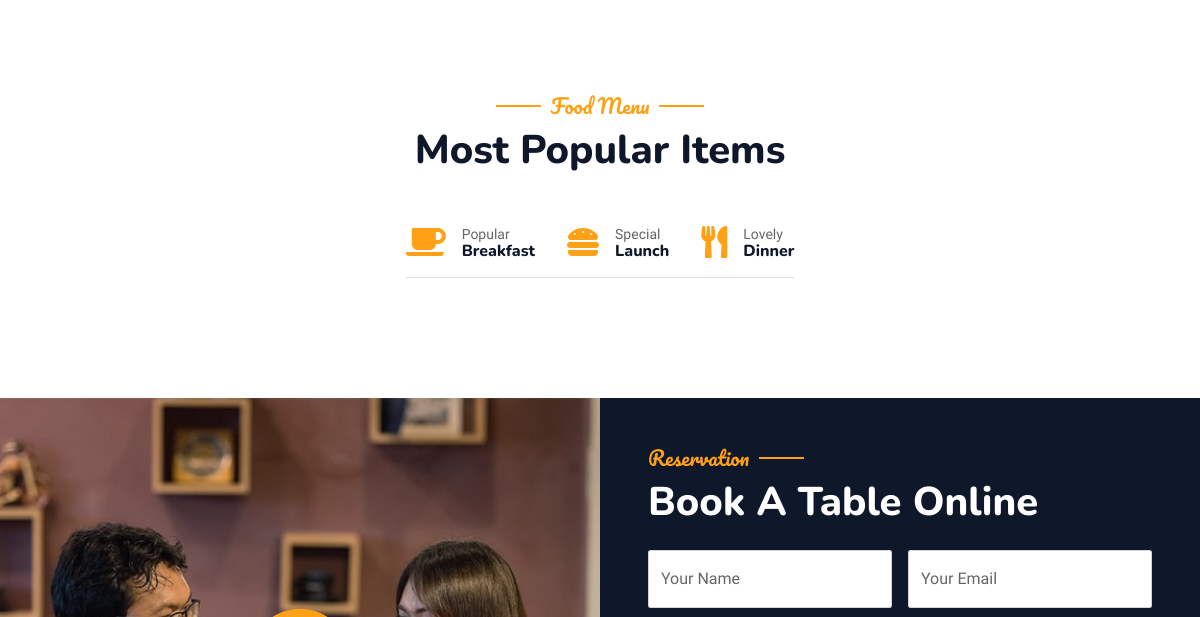
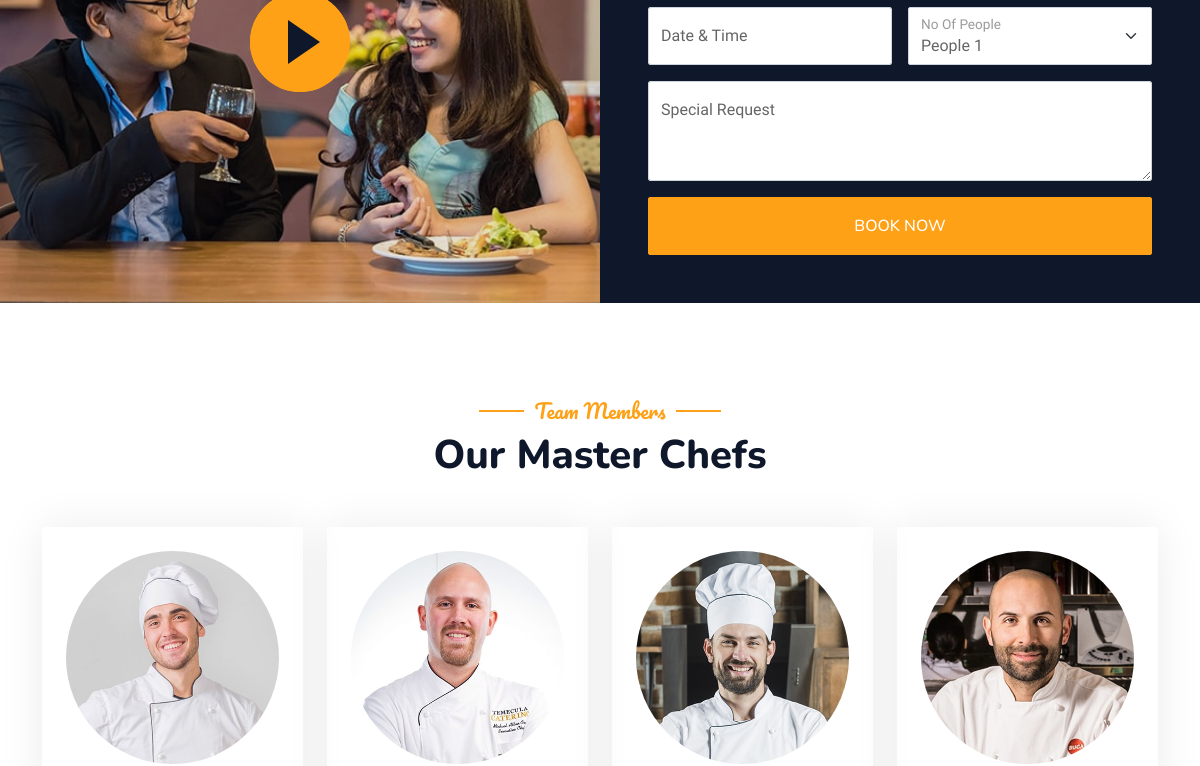
The app's page / (middle part), older data (2 pictures, top to bottom).
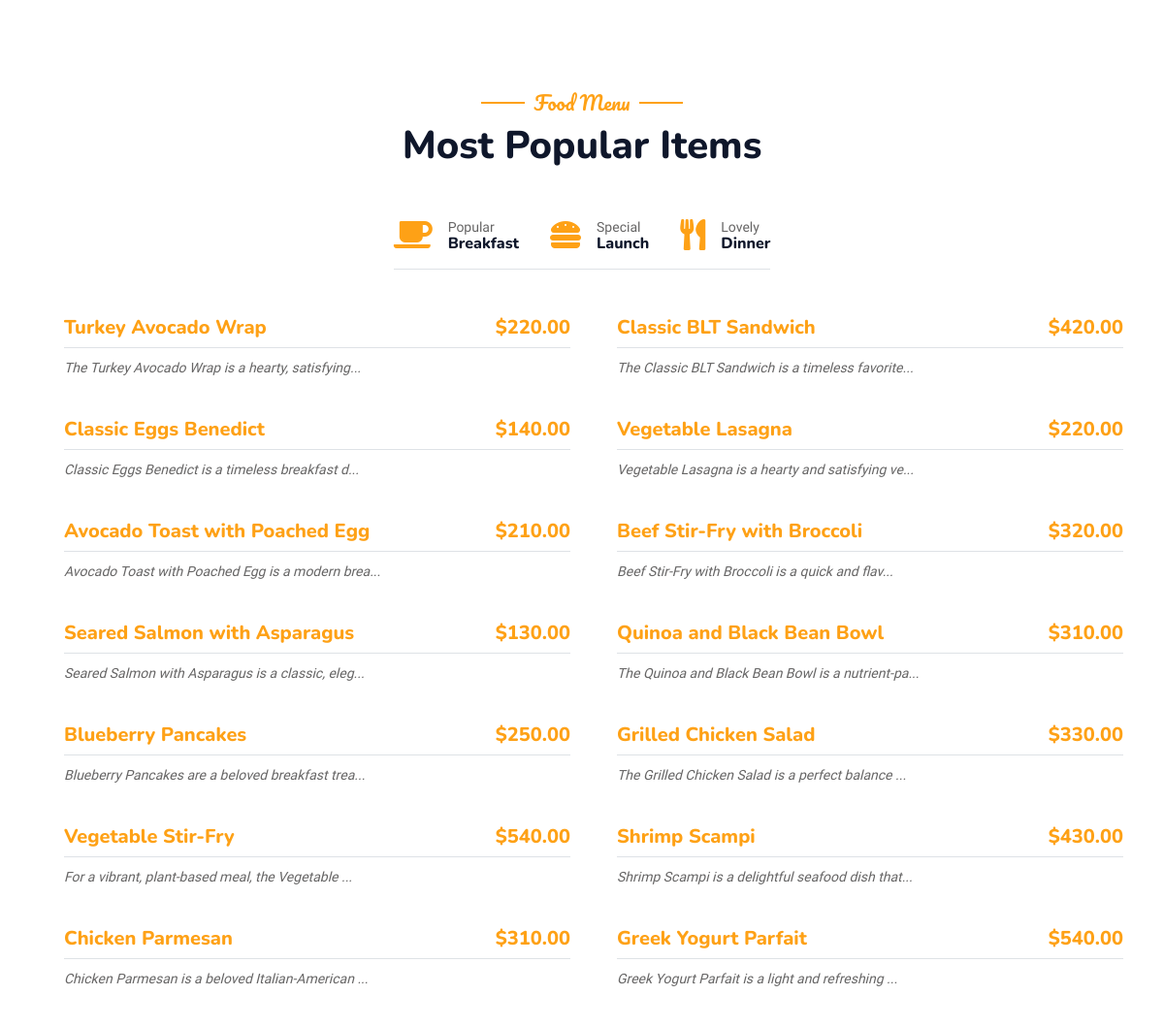
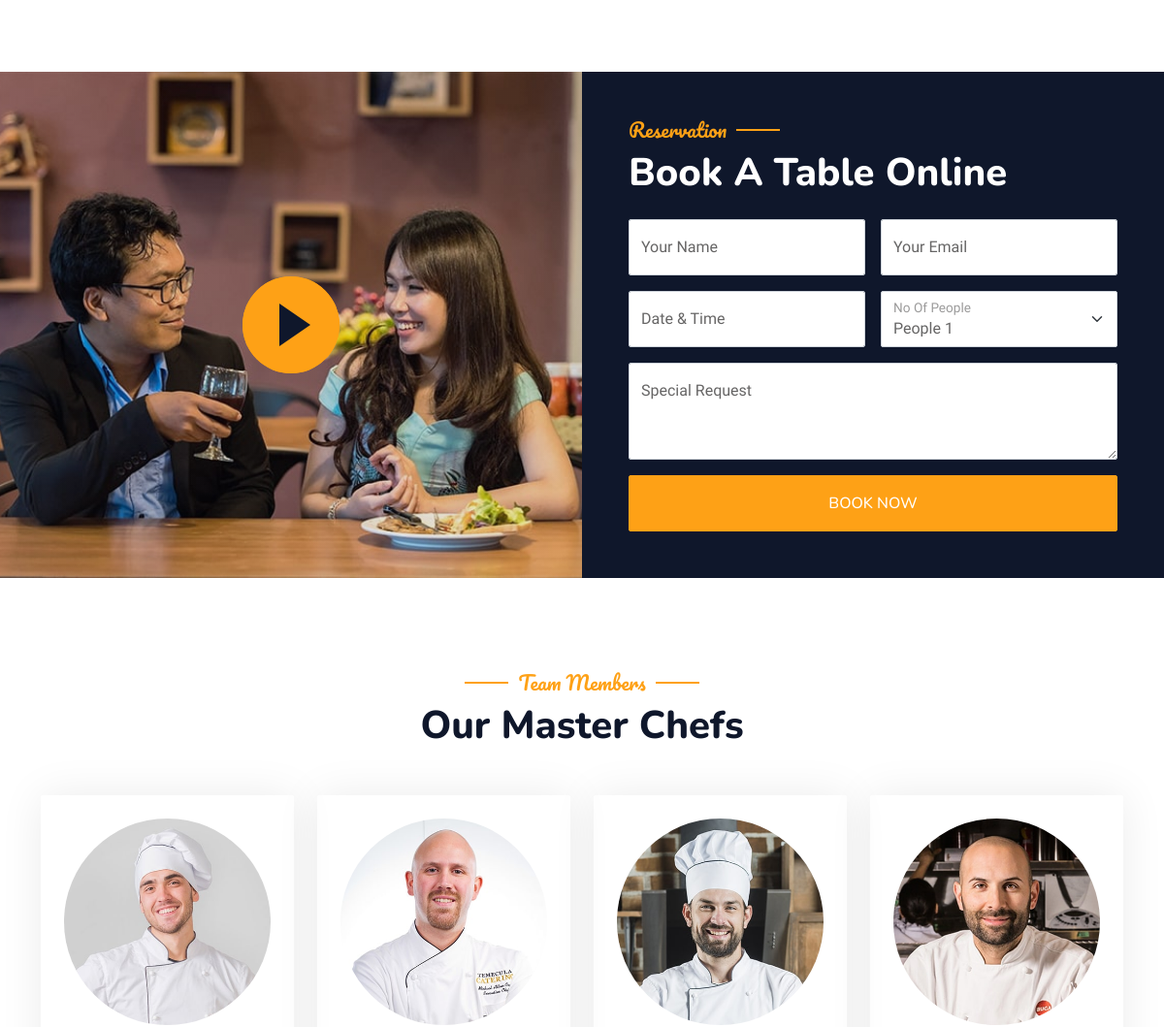
The same page, newer data (2 pictures, top to bottom).
### menue/models.py (models this page shows, shortened)
class Item(models.Model):
  name = models.CharField(max_length=300)
  description = HTMLField()
  price = models.DecimalField(max_digits=5,decimal_places=2)
  image = models.ImageField(upload_to='items')
  period = models.CharField(max_length=10,choices=PERIOD_CHOICES)
  slug = AutoSlugField(populate_from='name')
  created = models.DateTimeField(auto_now_add=True)

### core/views.py (the view)
# urls.py: path('',home_page,name='home'),
def home_page(request):
  items = Item.objects.all().order_by('?')[:14]
  context ={
    'items': items
  }
  return render(request, 'index.html',context)

### core/templates/index.html (shortened to what this page needs)
{% extends "base.html" %}
{% load static %}
{% block content %}
<div class="container-xxl bg-white p-0">
        <div class="container-xxl py-5">
        </div>
        <div class="container-xxl py-5">
            <div class="container">
                <div class="text-center wow fadeInUp" data-wow-delay="0.1s">
                    <h5 class="section-title ff-secondary text-center text-primary fw-normal">Food Menu</h5>
                    <h1 class="mb-5">Most Popular Items</h1>
                </div>
                <div class="tab-class text-center wow fadeInUp" data-wow-delay="0.1s">
                    <ul class="nav nav-pills d-inline-flex justify-content-center border-bottom mb-5">
                        <li class="nav-item">
                            <a class="d-flex align-items-center text-start mx-3 ms-0 pb-3 "  href="{% url 'break-first' %}">
                                <i class="fa fa-coffee fa-2x text-primary"></i>
                                <div class="ps-3">
                                    <small class="text-body">Popular</small>
                                    <h6 class="mt-n1 mb-0">Breakfast</h6>
                                </div>
                            </a>
                        </li>
                        <li class="nav-item">
                            <a class="d-flex align-items-center text-start mx-3 pb-3"  href="{% url 'lunch' %}">
                                <i class="fa fa-hamburger fa-2x text-primary"></i>
                                <div class="ps-3">
                                    <small class="text-body">Special</small>
                                    <h6 class="mt-n1 mb-0">Launch</h6>
                                </div>
                            </a>
                        </li>
                        <li class="nav-item">
                            <a class="d-flex align-items-center text-start mx-3 me-0 pb-3"  href="{% url 'dinner' %}">
                                <i class="fa fa-utensils fa-2x text-primary"></i>
                                <div class="ps-3">
                                    <small class="text-body">Lovely</small>
                                    <h6 class="mt-n1 mb-0">Dinner</h6>
                                </div>
                            </a>
                        </li>
                    </ul>
                    <div class="tab-content">
                        <div id="tab-1" class="tab-pane fade show p-0 active">
                            <div class="row g-4">
                            {% for item in items %}
                            <div class="col-lg-6">
                                    <div class="d-flex align-items-center">
                                        <div class="w-100 d-flex flex-column text-start ps-4">
                                            <h5 class="d-flex justify-content-between border-bottom pb-2">
                                                <a href="{% url 'detail' item.slug %}"><span>{{item.name}}</span></a>
                                                <span class="text-primary">${{item.price}} </span>
                                            </h5>
                                            <small class="fst-italic">{{item.description | slice:50 |safe}}... </small>
                                        </div>
                                    </div>
                                </div>
                            {% endfor %}
                            </div>
                        </div>
                    </div>
                </div>
            </div>
        </div>
        <div class="container-xxl py-5 px-0 wow fadeInUp" data-wow-delay="0.1s">
            <div class="row g-0">
                <div class="col-md-6">
                    <div class="video">
                        <button type="button" class="btn-play" data-bs-toggle="modal" data-src="https://www.youtube.com/embed/DWRcNpR6Kdc" data-bs-target="#videoModal">
                            <span></span>
                        </button>
                    </div>
                </div>
                <div class="col-md-6 bg-dark d-flex align-items-center">
                    <div class="p-5 wow fadeInUp" data-wow-delay="0.2s">
                        <h5 class="section-title ff-secondary text-start text-primary fw-normal">Reservation</h5>
                        <h1 class="text-white mb-4">Book A Table Online</h1>
                        <form method = 'post' action="{% url 'booking' %}">
                            <div class="row g-3">
                                <div class="col-md-6">
                                    <div class="form-floating">
                                        <input type="text" name='b-name' class="form-control" id="name" placeholder="Your Name">
                                        <label for="name">Your Name</label>
                                    </div>
                                </div>
                                <div class="col-md-6">
                                    <div class="form-floating">
                                        <input type="email" class="form-control" id="email" name='b-email' placeholder="Your Email">
                                        <label for="email">Your Email</label>
                                    </div>
                                </div>
                                <div class="col-md-6">
                                    <div class="form-floating date" id="date3" data-target-input="nearest">
                                        <input type="text" class="form-control datetimepicker-input" id="datetime" placeholder="Date & Time" name='b-datetime' data-target="#date3" autocomplete="off" data-toggle="datetimepicker" />
                                        <label for="datetime">Date & Time</label>
                                    </div>
                                </div>
                                <div class="col-md-6">
                                    <div class="form-floating">
                                        <select name='b-people' class="form-select" id="select1">
                                        <option value="1">People 1</option>
                                        </select>
                                        <label for="select1">No Of People</label>
                                      </div>
                                </div>
                                <div class="col-12">
                                    <div class="form-floating">
                                        <textarea class="form-control" placeholder="Special Request" name='b-special_requests' id="message" style="height: 100px"></textarea>
                                        <label for="message">Special Request</label>
                                    </div>
                                </div>
                                <div class="col-12">
                                    <button class="btn btn-primary w-100 py-3" type="submit">Book Now</button>
                                </div>
                            </div>
                        </form>
                    </div>
                </div>
            </div>
        </div>
        <div class="container-xxl pt-5 pb-3">
            <div class="container">
                <div class="text-center wow fadeInUp" data-wow-delay="0.1s">
                    <h5 class="section-title ff-secondary text-center text-primary fw-normal">Team Members</h5>
                    <h1 class="mb-5">Our Master Chefs</h1>
                </div>
                <div class="row g-4">
                    <div class="col-lg-3 col-md-6 wow fadeInUp" data-wow-delay="0.1s">
                        <div class="team-item text-center rounded overflow-hidden">
                            <div class="rounded-circle overflow-hidden m-4">
                                <img class="img-fluid" src="{% static 'img/team-1.jpg' %}" alt="">
                            </div>
                        </div>
                    </div>
                    <div class="col-lg-3 col-md-6 wow fadeInUp" data-wow-delay="0.3s">
                        <div class="team-item text-center rounded overflow-hidden">
                            <div class="rounded-circle overflow-hidden m-4">
                                <img class="img-fluid" src="{% static 'img/team-2.jpg' %}" alt="">
                            </div>
                        </div>
                    </div>
                    <div class="col-lg-3 col-md-6 wow fadeInUp" data-wow-delay="0.5s">
                        <div class="team-item text-center rounded overflow-hidden">
                            <div class="rounded-circle overflow-hidden m-4">
                                <img class="img-fluid" src="{% static 'img/team-3.jpg' %}" alt="">
                            </div>
                        </div>
                    </div>
                    <div class="col-lg-3 col-md-6 wow fadeInUp" data-wow-delay="0.7s">
                        <div class="team-item text-center rounded overflow-hidden">
                            <div class="rounded-circle overflow-hidden m-4">
                                <img class="img-fluid" src="{% static 'img/team-4.jpg' %}" alt="">
                            </div>
                        </div>
                    </div>
                </div>
            </div>
        </div>
    </div>
{% endblock content %}

### templates/base.html (shortened to what this page needs)
{% load static %}
<!DOCTYPE html>
<html lang="en">
  <head>
    <link
      href="https://cdnjs.cloudflare.com/ajax/libs/font-awesome/5.10.0/css/all.min.css"
      rel="stylesheet"
    />
    <link
      href="https://cdn.jsdelivr.net/npm/bootstrap-icons@1.4.1/font/bootstrap-icons.css"
      rel="stylesheet"
    />
    <link href="{% static 'lib/animate/animate.min.css'%}" rel="stylesheet" />
    <link
      href="{% static 'lib/owlcarousel/assets/owl.carousel.min.css'%}"
      rel="stylesheet"
    />
    <link
      href="{% static 'lib/tempusdominus/css/tempusdominus-bootstrap-4.min.css'%}"
      rel="stylesheet"
    />
    <link href="{% static 'css/bootstrap.min.css' %}" rel="stylesheet" />
    <link href="{% static 'css/style.css' %}" rel="stylesheet" />
    <link rel="stylesheet" type="text/css" href="https://cdn.jsdelivr.net/npm/toastify-js/src/toastify.min.css">
  </head>
  <body>
    {% block content %} {% endblock content %}
  </body>
</html>

### static/css/style.css (style rules this page uses)
:root { --primary: #FEA116; --light: #F1F8FF; --dark: #0F172B; }
.ff-secondary { font-family: 'Pacifico', cursive; }
.btn { font-family: 'Nunito', sans-serif; font-weight: 500; text-transform: uppercase; transition: .5s; }
.btn.btn-primary, .btn.btn-secondary { color: #FFFFFF; }
.section-title { position: relative; display: inline-block; }
.section-title::before { position: absolute; content: ""; width: 45px; height: 2px; top: 50%; left: -55px; margin-top: -1px; background: var(--primary); }
.section-title::after { position: absolute; content: ""; width: 45px; height: 2px; top: 50%; right: -55px; margin-top: -1px; background: var(--primary); }
.section-title.text-start::before, .section-title.text-end::after { display: none; }
.video { position: relative; height: 100%; min-height: 500px; background: linear-gradient(rgba(15, 23, 43, .1), rgba(15, 23, 43, .1)), url(../img/video.jpg); background-position: center center; background-repeat: no-repeat; background-size: cover; }
.video .btn-play { position: absolute; z-index: 3; top: 50%; left: 50%; transform: translateX(-50%) translateY(-50%); box-sizing: content-box; display: block; width: 32px; height: 44px; border-radius: 50%; border: none; outline: none; padding: 18px 20px 18px 28px; }
.video .btn-play:before { content: ""; position: absolute; z-index: 0; left: 50%; top: 50%; transform: translateX(-50%) translateY(-50%); display: block; width: 100px; height: 100px; background: var(--primary); border-radius: 50%; animation: pulse-border 1500ms ease-out infinite; }
.video .btn-play:after { content: ""; position: absolute; z-index: 1; left: 50%; top: 50%; transform: translateX(-50%) translateY(-50%); display: block; width: 100px; height: 100px; background: var(--primary); border-radius: 50%; transition: all 200ms; }
.video .btn-play span { display: block; position: relative; z-index: 3; width: 0; height: 0; border-left: 32px solid var(--dark); border-top: 22px solid transparent; border-bottom: 22px solid transparent; }
.team-item { box-shadow: 0 0 45px rgba(0, 0, 0, .08); height: calc(100% - 38px); transition: .5s; }
.team-item img { transition: .5s; }

Row changes from the older to the newer data that the page shows:
added Item: name "Turkey Avocado Wrap", price "220.00", description "The Turkey Avocado Wrap is a hearty, satisfying"
added Item: name "Classic BLT Sandwich", price "420.00", description "The Classic BLT Sandwich is a timeless favorite"
added Item: name "Classic Eggs Benedict", price "140.00", description "Classic Eggs Benedict is a timeless breakfast d"
added Item: name "Vegetable Lasagna", price "220.00", description "Vegetable Lasagna is a hearty and satisfying ve"
added Item: name "Avocado Toast with Poached Egg", price "210.00", description "Avocado Toast with Poached Egg is a modern brea"
added Item: name "Beef Stir-Fry with Broccoli", price "320.00", description "Beef Stir-Fry with Broccoli is a quick and flav"
added Item: name "Seared Salmon with Asparagus", price "130.00", description "Seared Salmon with Asparagus is a classic, eleg"
added Item: name "Quinoa and Black Bean Bowl", price "310.00", description "The Quinoa and Black Bean Bowl is a nutrient-pa"
added Item: name "Blueberry Pancakes", price "250.00", description "Blueberry Pancakes are a beloved breakfast trea"
added Item: name "Grilled Chicken Salad", price "330.00", description "The Grilled Chicken Salad is a perfect balance"
added Item: name "Vegetable Stir-Fry", price "540.00", description "For a vibrant, plant-based meal, the Vegetable"
added Item: name "Shrimp Scampi", price "430.00", description "Shrimp Scampi is a delightful seafood dish that"
added Item: name "Chicken Parmesan", price "310.00", description "Chicken Parmesan is a beloved Italian-American"
added Item: name "Greek Yogurt Parfait", price "540.00", description "Greek Yogurt Parfait is a light and refreshing"
